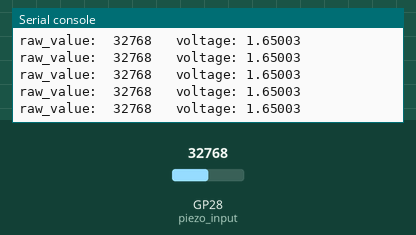
Recording of a program running on a simulated Raspberry Pi Pico running CircuitPython. Shown: the last lines printed to the serial console. The test bench sets the inputs (shaded band); at power-on: GP28 (piezo_input) = 32768 (analog values on the 0–65535 scale).

Above: at 1.2 s.
1.3 s: GP28 (piezo_input) set to 45874
At 1.31 s:
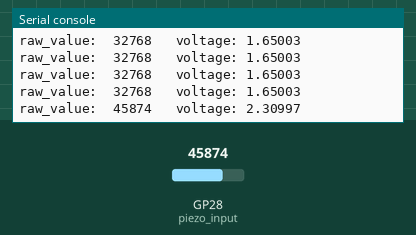
2.8 s: GP28 (piezo_input) set to 57670
At 2.82 s:
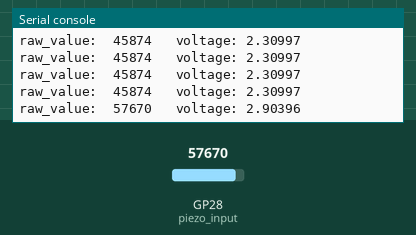
Timing chart, 0 to 5.8 s (numbered marks = the images above; inputs shaded):
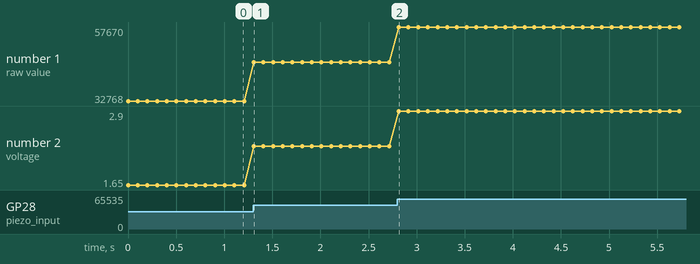

Measured:
- after the input at 1.3 s, the serial console: prints a new line at once (image 1)
- after the input at 2.8 s, the serial console: prints a new line at once (image 2)
- plotted number 1: 32768 → 45874 after the input at 1.3 s, 45874 → 57670 after the input at 2.8 s
- plotted number 2: 1.65 → 2.31 after the input at 1.3 s, 2.31 → 2.9 after the input at 2.8 s

The program:

piezo-basic.py
```python
import board
import analogio
import time

# connect the piezo to ground and GP28. Place a 1M resistor between ground and GP28 (parallel to the piezo)

# Define the analog input pin
piezo_input = analogio.AnalogIn(board.GP28)

def get_voltage(pin):
    # read the 16-bit analog value and convert to a voltage (3.3V max)
    # The Pico's ADC is actually 12-bit, so this uses the full 16-bit range for scaling
    return pin.value * 3.3 / 65535

while True:
    # Read the raw analog value
    raw_value = piezo_input.value

    # You can also get the voltage reading if you prefer
    voltage = get_voltage(piezo_input)

    # Print the raw value (0-65535 range)
    print(f"raw_value:\t{raw_value} \tvoltage: {voltage}")

    # You will want to add logic here to interpret the value, e.g. a threshold trigger
    # if raw_value > 1000: # Example threshold
     #    print("Vibration detected!")

    time.sleep(0.1) # Small delay to avoid flooding the console
```
